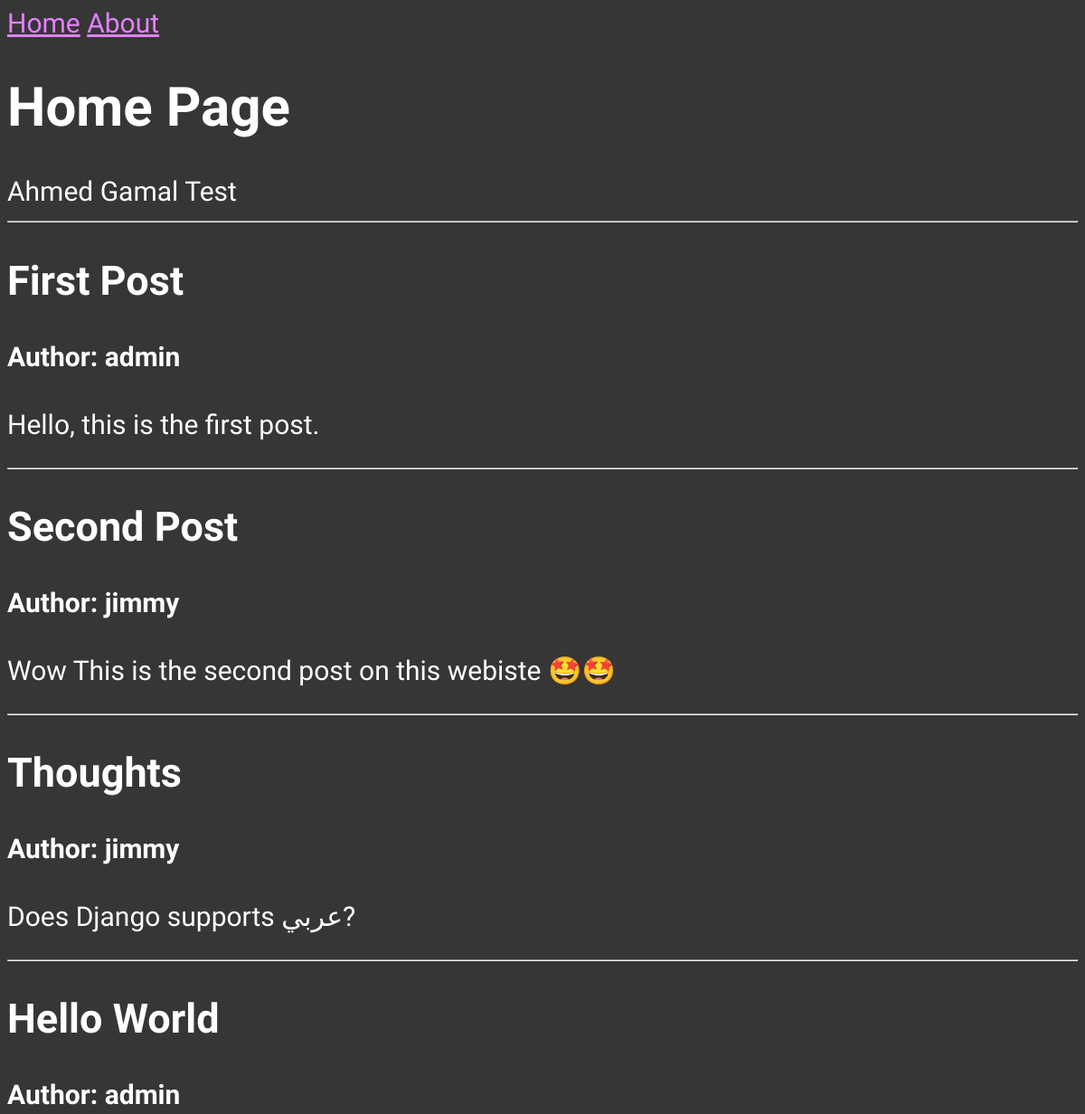
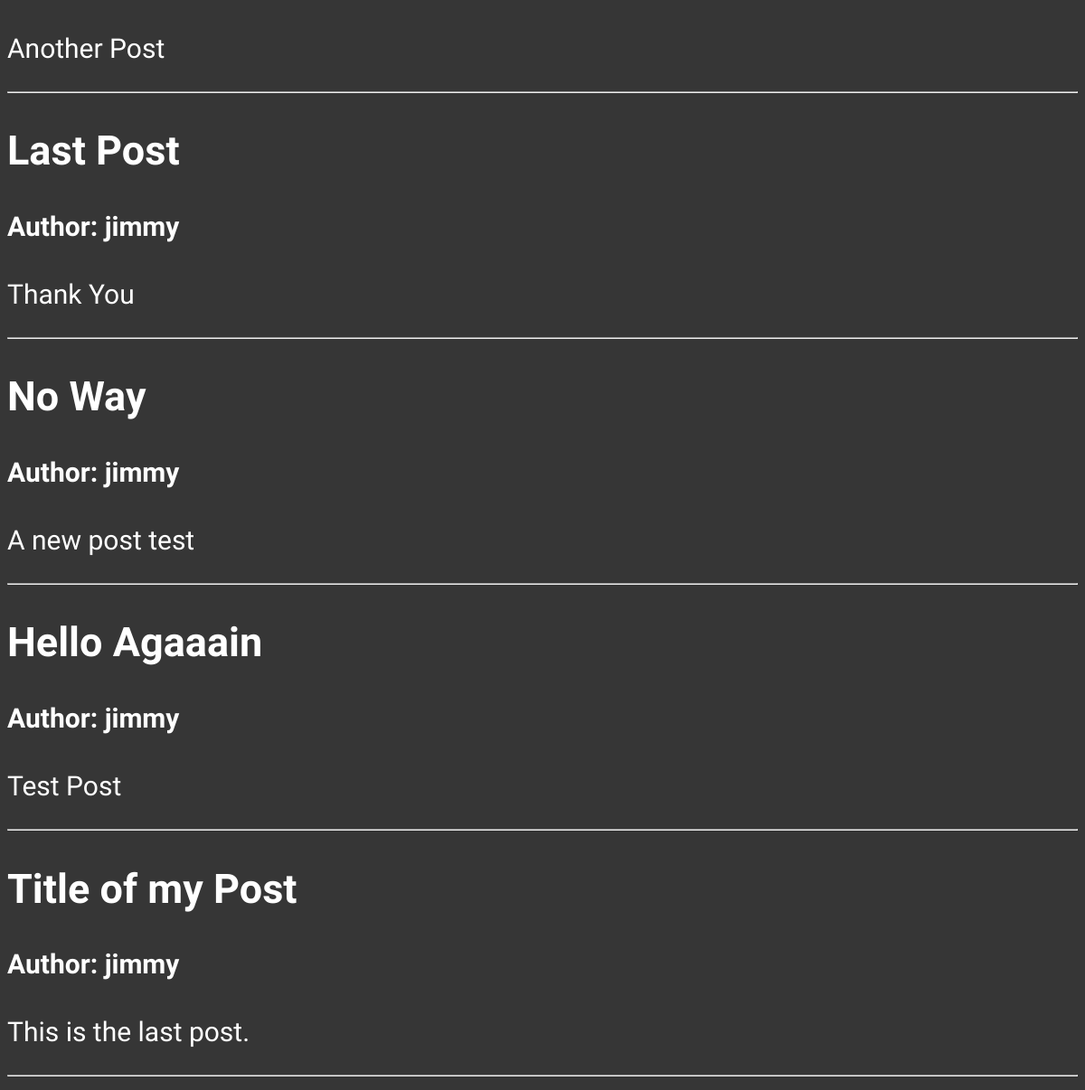
/home/, run on the app's committed database (2 pictures, top to bottom).
### FirstApp/models.py (models this page shows, shortened)
class Post(models.Model):
    title = models.CharField(max_length = 200)
    author = models.ForeignKey(
        'auth.User',
        on_delete = models.CASCADE
    )
    text = models.TextField()

### FirstApp/views.py (the view)
# urls.py: path('home/', MyHome, name="home"),
def MyHome(request):
    context = {
        'all_posts': Post.objects.all()
    }
    return render(request, 'home.html',context)

### FirstApp/templates/home.html (shortened to what this page needs)
<!DOCTYPE html>
<html>
    {% extends 'header.html' %}
    {% load static %}
        {% block content %}
        <h1>Home Page</h1>
        Ahmed Gamal Test
        <hr>
        {% for i in all_posts %}
        <h2>{{i.title}}</h2>
        <h4>Author: {{i.author}}</h4>
        <p>{{i.text}}</p>
        <hr>
        {% endfor %}
        {% endblock content %}

### FirstApp/templates/header.html (shortened to what this page needs)
{% load static %}
<body>
    <link href="{% static 'css/base.css' %}" rel="stylesheet">
    <a href= "{% url 'home' %}">Home</a>
    <a href= "{% url 'about' %}">About</a>
    {% block content %}
    {% endblock content %}
</body>

### FirstApp/static/css/base.css (style rules this page uses)
body { background-color: #363636; color: white; font-family: 'Oswald', sans-serif; font-size: 30px; }
a { color:rgb(228, 129, 255); }

### data on the page
Post: title "First Post", author "admin", text "Hello, this is the first post."
Post: title "Second Post", author "jimmy", text "Wow This is the second post on this webiste 🤩🤩"
Post: title "Thoughts", author "jimmy", text "Does Django supports عربي?"
Post: title "Hello World", author "admin", text "Another Post"
Post: title "Last Post", author "jimmy", text "Thank You"
Post: title "No Way", author "jimmy", text "A new post test"
Post: title "Hello Agaaain", author "jimmy", text "Test Post"
Post: title "Title of my Post", author "jimmy", text "This is the last post."
